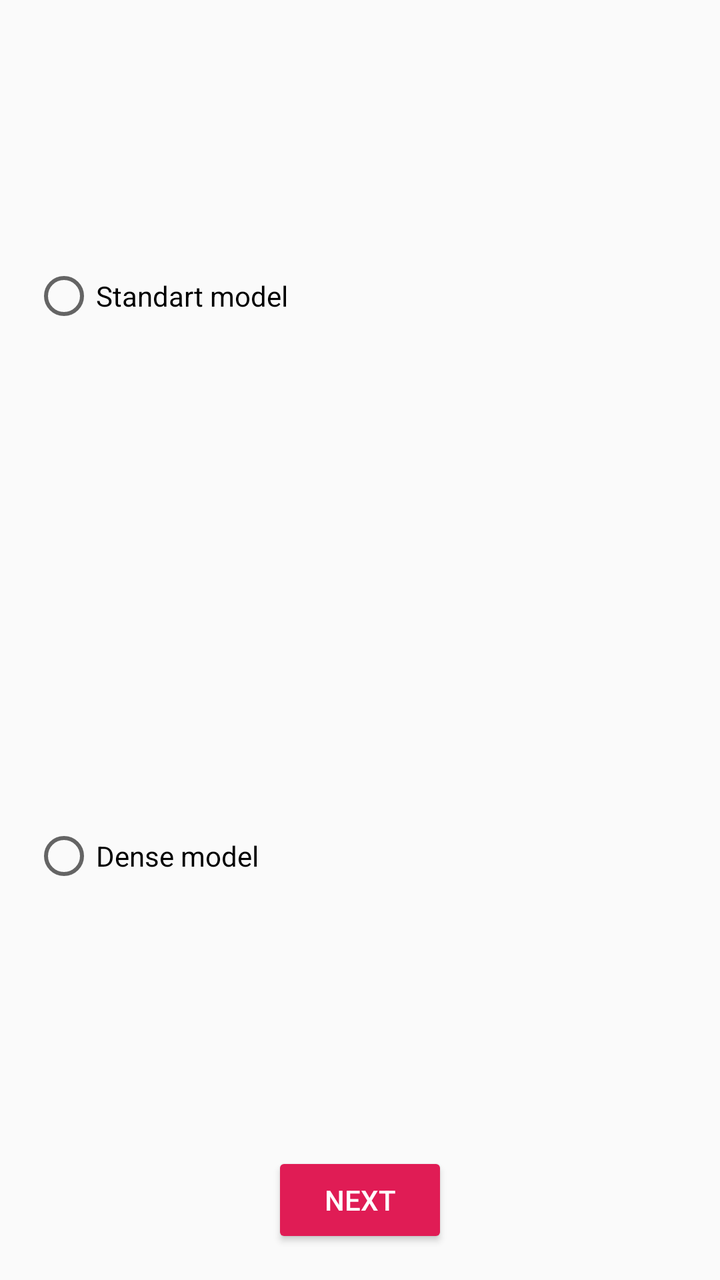
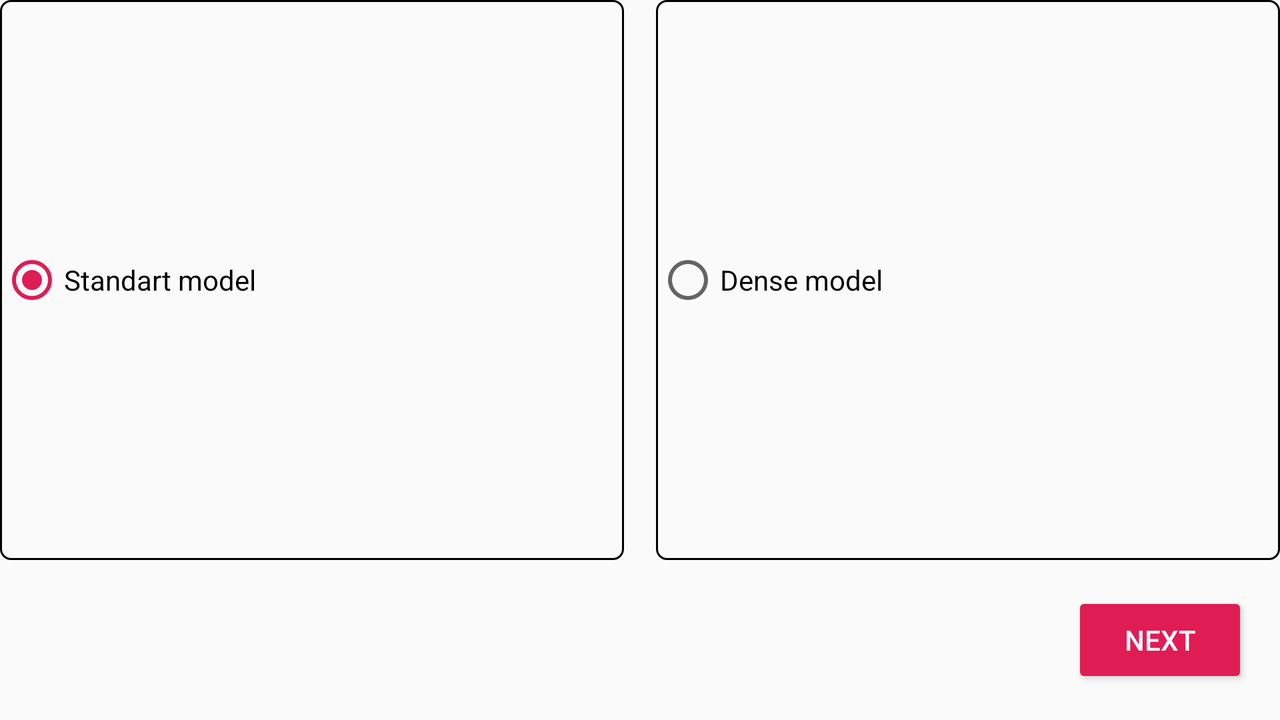

Compare how this app lays out the same screen by default and in its alternative resource folder. The renders come first, then the two layout files and the values they reference.
<!-- AndroidManifest.xml: application theme AppTheme -->
<!-- res/layout/page_4.xml -->
<?xml version="1.0" encoding="utf-8"?>
<android.support.constraint.ConstraintLayout
    xmlns:android="http://schemas.android.com/apk/res/android"
    xmlns:app="http://schemas.android.com/apk/res-auto"
    android:layout_width="match_parent"
    android:layout_height="match_parent"
    android:padding="16dp">

    <RadioGroup
        android:id="@+id/radio_group_model"
        android:layout_width="match_parent"
        android:layout_height="0dp"
        android:layout_marginBottom="16dp"
        android:orientation="vertical"
        app:layout_constraintBottom_toTopOf="@+id/button_next"
        app:layout_constraintEnd_toEndOf="parent"
        app:layout_constraintTop_toTopOf="parent">

        <RadioButton
            android:id="@+id/radio_button_standart"
            android:layout_width="match_parent"
            android:layout_height="0dp"
            android:layout_weight="1"
            android:text="@string/model_standart"
            android:background="@xml/border"
            android:layout_marginBottom="16dp" />

        <RadioButton
            android:id="@+id/radio_button_dense"
            android:layout_width="match_parent"
            android:layout_height="0dp"
            android:layout_weight="1"
            android:text="@string/model_dense"
            android:background="@xml/border" />

    </RadioGroup>

    <Button
        android:id="@+id/button_next"
        android:layout_width="wrap_content"
        android:layout_height="wrap_content"
        android:text="@string/button_next"
        app:layout_constraintBottom_toBottomOf="parent"
        app:layout_constraintEnd_toEndOf="parent"
        app:layout_constraintStart_toStartOf="parent" />

</android.support.constraint.ConstraintLayout>
<!-- resources referenced by this layout -->
<resources>
  <string name="button_next">Next</string>
  <string name="model_dense">Dense model</string>
  <string name="model_standart">Standart model</string>
  <style name="AppTheme" parent="Theme.AppCompat.Light.NoActionBar">
          <item name="colorPrimary">@color/colorPrimary</item>
          <item name="colorPrimaryDark">@color/colorPrimaryDark</item>
          <item name="colorAccent">@color/colorAccent</item>
          <item name="android:buttonStyle">@style/Widget.AppCompat.Button.Colored</item>
      </style>
  <color name="colorPrimary">#171C1F</color>
  <color name="colorPrimaryDark">#000000</color>
  <color name="colorAccent">#E01C55</color>
</resources>
<!-- res/layout-land/page_4.xml (the repository's variant of the layout above) -->
<!-- drawn on the phone turned sideways -->
<?xml version="1.0" encoding="utf-8"?>
<android.support.constraint.ConstraintLayout
    xmlns:android="http://schemas.android.com/apk/res/android"
    xmlns:app="http://schemas.android.com/apk/res-auto"
    android:layout_width="match_parent"
    android:layout_height="match_parent">

    <RadioGroup
        android:id="@+id/radioGroupModel"
        android:layout_width="match_parent"
        android:layout_height="0dp"
        android:layout_marginBottom="16dp"
        android:orientation="horizontal"
        app:layout_constraintBottom_toTopOf="@+id/buttonNext"
        app:layout_constraintTop_toTopOf="parent">

        <RadioButton
            android:id="@+id/radioButtonStandart"
            android:layout_width="0dp"
            android:layout_height="match_parent"
            android:layout_weight="1"
            android:checked="true"
            android:layout_marginRight="16dp"
            android:layout_marginEnd="16dp"
            android:text="@string/model_standart"
            android:background="@drawable/border" />

        <RadioButton
            android:id="@+id/radioButtonDense"
            android:layout_width="0dp"
            android:layout_height="match_parent"
            android:layout_weight="1"
            android:text="@string/model_dense"
            android:background="@drawable/border" />

    </RadioGroup>
    
    <Button
        android:id="@+id/buttonNext"
        android:layout_width="wrap_content"
        android:layout_height="wrap_content"
        android:layout_marginRight="16dp"
        android:layout_marginEnd="16dp"
        android:layout_marginBottom="16dp"
        android:text="@string/button_next"
        app:layout_constraintBottom_toBottomOf="parent"
        app:layout_constraintEnd_toEndOf="parent" />

</android.support.constraint.ConstraintLayout>
<!-- resources referenced by the variant -->
<!-- as the phone turned sideways resolves them -->
<resources>
  <!-- drawable border (drawable) -->
  <?xml version="1.0" encoding="utf-8"?>
  <shape
      xmlns:android="http://schemas.android.com/apk/res/android"
      android:shape="rectangle" >
  
      
      <stroke
          android:width="1dp"
          android:color="@color/colorPrimaryDark" >
      </stroke>
  
      
      <corners
          android:radius="5dp"   >
      </corners>
  
  </shape>
  <string name="button_next">Next</string>
  <string name="model_dense">Dense model</string>
  <string name="model_standart">Standart model</string>
  <style name="AppTheme" parent="Theme.AppCompat.Light.NoActionBar">
          <item name="colorPrimary">@color/colorPrimary</item>
          <item name="colorPrimaryDark">@color/colorPrimaryDark</item>
          <item name="colorAccent">@color/colorAccent</item>
          <item name="android:buttonStyle">@style/Widget.AppCompat.Button.Colored</item>
      </style>
  <color name="colorPrimaryDark">#000000</color>
  <color name="colorPrimary">#171C1F</color>
  <color name="colorAccent">#E01C55</color>
</resources>
